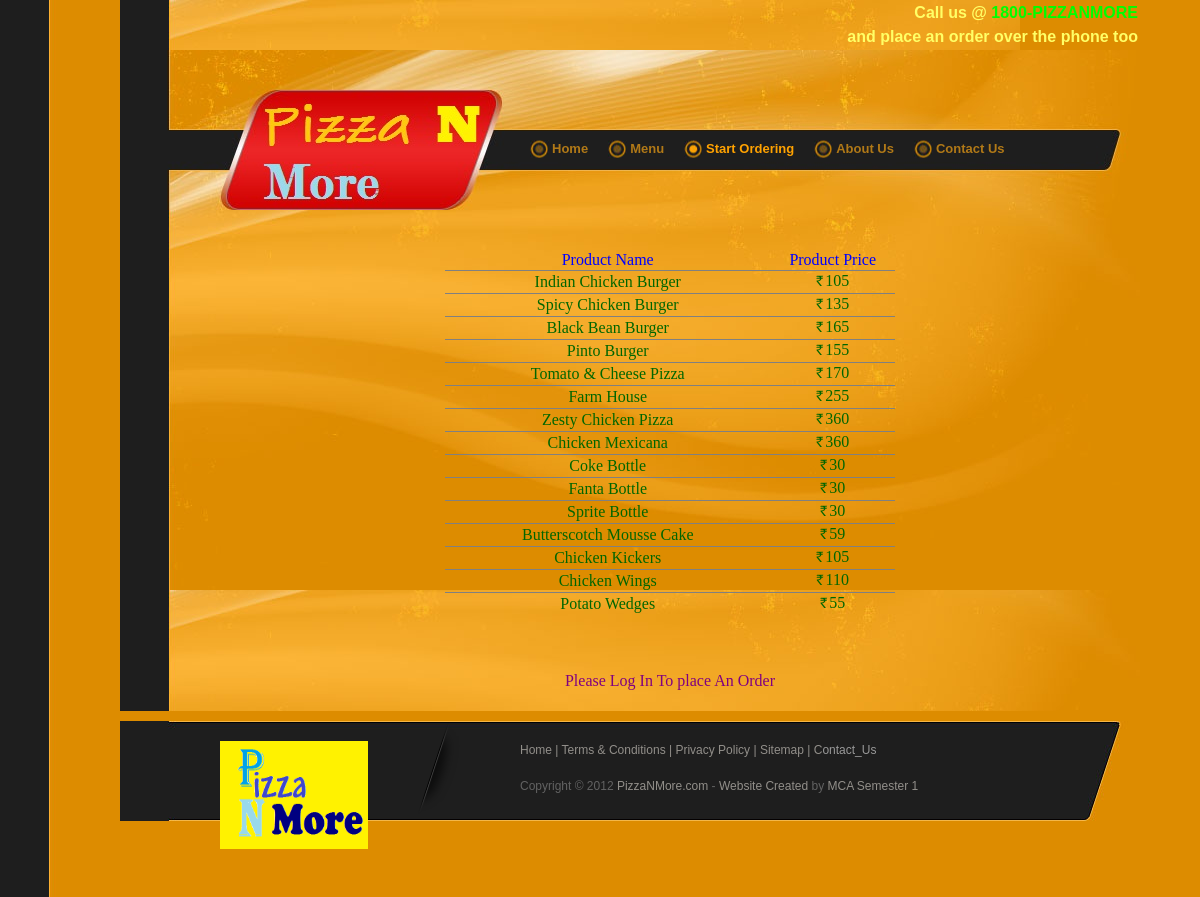
/startordering.php, run on the app's committed database.
### tables this page shows
CREATE TABLE IF NOT EXISTS `products` (
  `product_id` varchar(10) NOT NULL,
  `product_name` varchar(50) NOT NULL,
  `product_description` text NOT NULL,
  `product_category` varchar(50) NOT NULL,
  `product_price` int(11) NOT NULL,
  `product_image` varchar(100) NOT NULL,
  PRIMARY KEY (`product_id`)
);

### startordering.php (the view, shortened to what this page needs)
<!DOCTYPE html PUBLIC "-//W3C//DTD XHTML 1.0 Transitional//EN" "http://www.w3.org/TR/xhtml1/DTD/xhtml1-transitional.dtd">
<html xmlns="http://www.w3.org/1999/xhtml">
<head>
<link href="templatemo_style.css" rel="stylesheet" type="text/css" />
<link href="rupees.css" rel="stylesheet" type="text/css" />
</head>
<body>
<div id="templatemo_content2">
  <table width="1021" height="50">
  <tr>
    <td colspan="2" rowspan="2">&nbsp;</td>
    <td><div align="right"><strong><span class="style25">Call us @ <span class="style29">1800-PIZZANMORE</span> </span></strong></div></td>
  </tr>
  <tr>
    <td><div align="right"><strong><span class="style25">and place an order over the phone too </span></strong></div></td>
  </tr>
</table>
</div>
<div id="templatemo_header">
    <div id="templatemo_menu">
        <ul>
            <li><a href="index.php" >Home</a><a href="menu.php">Menu</a></li>
            <li><a class="current">Start Ordering </a></li>
            <li><a href="aboutus.php">About Us </a></li>
            <li><a href="contactus.php">Contact Us</a></li>
        </ul>
  </div>
</div>
<div id="templatemo_content">
 <form name="orrdering" method="get" action="orderdetails.php">
  <span class="style555">
 <?php
$query = mysql_query("select * from products");
echo '<table rules="ROWS" width="50%" align="CENTER">';
echo '<tr><td align="CENTER">';
echo '<font color="blue">Product Name</font>';
echo '</td>';
echo '<td align="CENTER">';
echo '<font color="blue">Product Price</font>';
echo '</td>';
echo '</tr>';
while($row = mysql_fetch_array($query)) {
echo '<tr>';
echo '<td width="10%" align="CENTER">';
echo $row['product_name'];
echo '</td>';
echo '<td width="3%" align="CENTER">';
echo '<span class="WebRupee">Rs.</span>';
echo $row['product_price'];
echo '</td>';
echo '</tr>';
}
echo '</table>';
echo '<br><br><br>';
if(!empty($_SESSION['islogged'])) {
echo '<table align="CENTER">';
echo '<tr><td>';
echo '<input type="image" src="img/place_order.png" width="96" height="30" name="order_image">';
echo '</td></tr>';
echo '</table>';
}
else if(empty($_SESSION['islogged'])) {
echo '<table align="CENTER">';
echo '<tr><td>';
echo '<font color="purple">Please Log In To place An Order</font>';
echo '</td></tr>';
echo '</table>';
}
?>
</span>
</form>
  <p>&nbsp;</p>
</div>
  <div id="templatemo_footer">
	<div id="footer_logo">
    	<a href="index.php"><img src="img/Logo.png" alt="LOGO" width="148" height="108" /></a>
      <p>&nbsp;</p>
  </div>
  	<div id="footer_right">
	    <span class="style1"><a href="index.php" class="current">Home</a> |
        <a href="termsandconditions.php">Terms &amp; Conditions </a> |<a href="privacypolicy.php"> Privacy Policy</a> |
        <a href="sitemap.php">Sitemap</a> |
        <a href="contactus.php">C<span class="style31">ontact_</span></a></span><a href="contactus.php"><span class="style31">Us</span></a><br />
        <br />
    	Copyright © 2012 <a href="#" class="style2">PizzaNMore.com</a> -
  <a href="http://www.iwebsitetemplate.com" target="_parent">Website Created</a> by<span class="style1"> MCA Semester 1 </span></div>
</div>
</body>
</html>

### templatemo_style.css (style rules this page uses)
body { margin: 0px; margin-left:10%; padding: 0px; color: #000; font-family: Tahoma, Geneva, sans-serif; font-size: 12px; line-height: 1.5em; background-color: #dd8c00; background-image: url(images/templatemo_body.jpg); background-repeat: repeat-y; background-position: left }
a, a:link, a:visited { color: #990000; text-decoration: none; }
p { margin: 0 0 10px 0; padding: 0; }
img { border: none; }
#templatemo_header { width: 920px; height: 160px; padding: 0 50px; background: url(images/templatemo_header2.jpg) left top }
#templatemo_menu { float: right; width: 560px; height: 40px; margin: 80px 20px 0 0 }
#templatemo_menu ul { margin: 0; padding: 10px 0 0 0; list-style: none; }
#templatemo_menu ul li { padding: 0; margin: 0; display: inline; }
#templatemo_menu ul li a { float: left; display: block; padding-left: 22px; margin-left: 20px; font-size: 13px; color: #b17917; text-decoration: none; font-weight: bold; text-align: center; outline: none; background:url(images/templatmeo_menu.jpg) left center no-repeat }
#templatemo_menu ul li a:hover, #templatemo_menu ul .current { color: #ffa200; background: url(images/templatemo_menu_hover.jpg) left center no-repeat }
#templatemo_content { width: 900px; padding: 30px 20px 0 100px; background: url(images/templatemo_main.jpg) left top repeat }
#templatemo_content2 { width: 900px; background: url(images/templatemo_main.jpg) left top repeat }
#templatemo_footer { width: 900px; height: 100px; padding: 0 20px 0 100px; margin-bottom: 50px; color: #626262; background: url(images/templatemo_footer.jpg) left top no-repeat }
#templatemo_footer a { color: #928f8a }
#footer_logo { float: left; width: 180px; background: url(images/templatemo_footer_divider.png) right top no-repeat; padding: 20px 60px 20px 0; }
#footer_right { float: right; width: 550px; padding: 20px 50px 20px; }

### rupees.css (style rules this page uses)
.WebRupee { font-size:14px; font-family:'WebRupee'; }
html>body .WebRupee { margin-right:2px; }
html>body .WebRupee { *margin-right:0; }

### startordering.php (style rules this page uses)
.style2 { color: #EE0000 }
.style25 { font-size: 16px; color: #FFFF66; }
.style29 { color: #00FF00 }
.style31 { color: #999999 }

### data on the page
products: product_name "Indian Chicken Burger", product_price "105"
products: product_name "Spicy Chicken Burger", product_price "135"
products: product_name "Black Bean Burger", product_price "165"
products: product_name "Pinto Burger", product_price "155"
products: product_name "Tomato & Cheese Pizza", product_price "170"
products: product_name "Farm House", product_price "255"
products: product_name "Zesty Chicken Pizza", product_price "360"
products: product_name "Chicken Mexicana", product_price "360"
products: product_name "Coke Bottle", product_price "30"
products: product_name "Fanta Bottle", product_price "30"
products: product_name "Sprite Bottle", product_price "30"
products: product_name "Butterscotch Mousse Cake", product_price "59"
products: product_name "Chicken Kickers", product_price "105"
products: product_name "Chicken Wings", product_price "110"
products: product_name "Potato Wedges", product_price "55"
